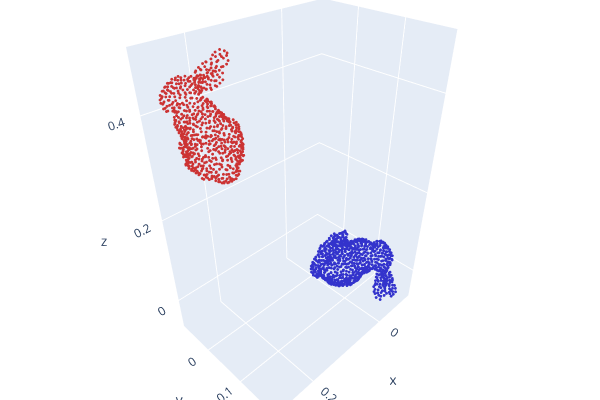

Notebook code cell kept with this figure:
### Markdown cell above
## 🧪 Apply Procrustes Alignment

### Code cell
# Align transformed points
aligned_points, R_est, t_est = procrustes_alignment(transformed_points, original_points)

# Create aligned point cloud
aligned_pcd = o3d.geometry.PointCloud()
aligned_pcd.points = o3d.utility.Vector3dVector(aligned_points)
aligned_pcd.paint_uniform_color([0.2, 0.2, 0.8])  # Blue

# Visualize results
o3d.visualization.draw_plotly([original_pcd, transformed_pcd, aligned_pcd],
                                 window_name="Alignment Results")

### Figure 1 — Plotly figure (JSON) as saved in the notebook; plotly's stock layout.template omitted (floating-point values rounded to 4 significant figures; data arrays with more than 128 entries replaced by an {"elided": "..."} marker saying what was removed)
{"data": [{"marker": {"color": {"elided": "750x3 float values"}, "size": 1}, "mode": "markers", "type": "scatter3d", "x": {"elided": "750 float values"}, "y": {"elided": "750 float values"}, "z": {"elided": "750 float values"}}, {"marker": {"color": {"elided": "750x3 float values"}, "size": 1}, "mode": "markers", "type": "scatter3d", "x": {"elided": "750 float values"}, "y": {"elided": "750 float values"}, "z": {"elided": "750 float values"}}, {"marker": {"color": {"elided": "750x3 float values"}, "size": 1}, "mode": "markers", "type": "scatter3d", "x": {"elided": "750 float values"}, "y": {"elided": "750 float values"}, "z": {"elided": "750 float values"}}], "layout": {"height": 400, "margin": {"b": 0, "l": 0, "r": 0, "t": 0}, "scene": {"camera": {"center": {"x": 0, "y": 0, "z": 0}, "up": {"x": 0, "y": 0, "z": 1}}}, "showlegend": false, "width": 600}}
